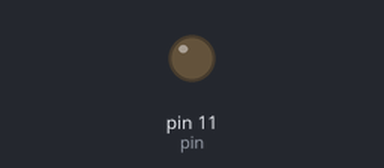
Simulated run of this sketch. Board: Arduino Uno, built with avr-gcc and run on an emulated ATmega328P. Shown: output pins drawn as LEDs (lit = HIGH).

Above: at 0.05 s.
At 6.45 s:
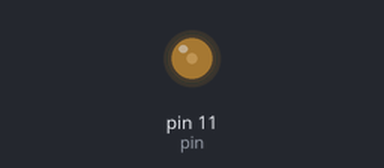
At 19.95 s:
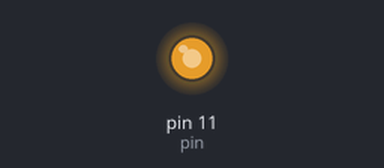
At 39.85 s:
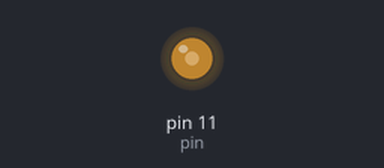
Timing chart, 0 to 40.0 s (numbered marks = the images above):
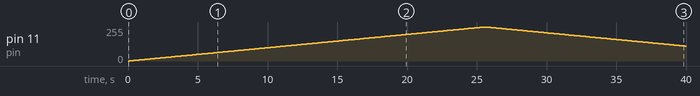

Measured:
- by itself, pin 11 (pin): rises from 0/255 to 255/255 in 25.4 s, then falls to 112/255 in 14.4 s

The sketch:

led_dimming.ino
```cpp
//simple led on/off (Dimming/fading)
int pin = 11;
int i;

void setup(){
	pinMode(pin,OUTPUT);
}

void loop(){
	for (i=0;i<=255;i++){
	    analogWrite(pin,i); //light up slowly
	    delay(100);
	}

	for (i=255;i>=0;i--){
	    analogWrite(pin,i); //light down slowly
	    delay(100);
	}
}
```
